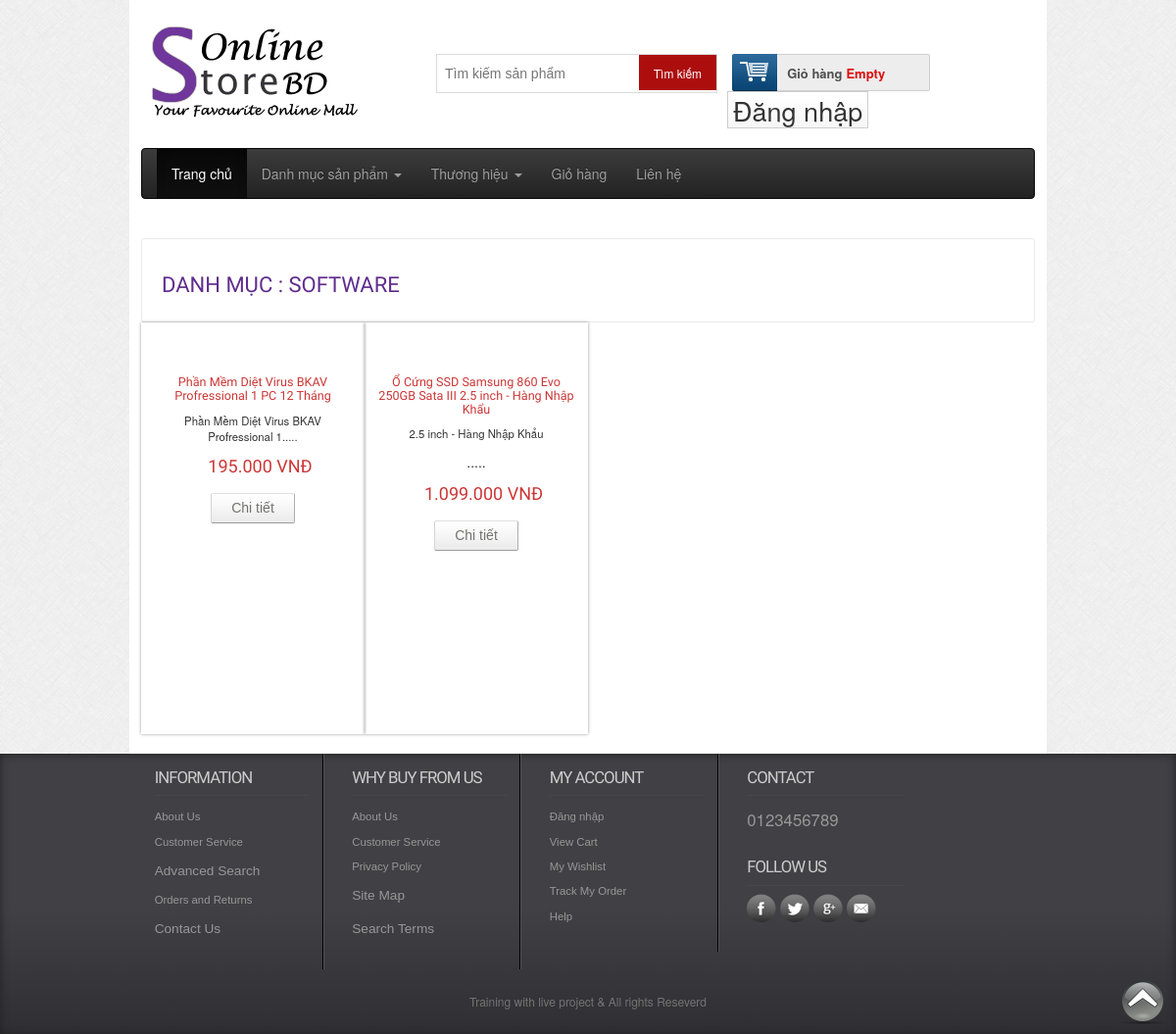
Screenshot of /productbycat.php?catid=7 with the database file from the repository.
### tables this page shows
CREATE TABLE `tbl_product` (
  `productId` int(11) NOT NULL,
  `productName` tinytext NOT NULL,
  `product_code` varchar(200) NOT NULL,
  `productQuantity` varchar(50) NOT NULL,
  `product_soldout` varchar(50) NOT NULL DEFAULT '0',
  `product_remain` varchar(50) NOT NULL,
  `catId` int(11) NOT NULL,
  `brandId` int(11) NOT NULL,
  `product_desc` text NOT NULL,
  `type` int(11) NOT NULL,
  `price` varchar(255) NOT NULL,
  `image` varchar(255) NOT NULL
);

CREATE TABLE `tbl_category` (
  `catId` int(11) NOT NULL,
  `catName` varchar(255) NOT NULL
);

### classes/category.php (called while the page is built, shortened)
<?php
	$filepath = realpath(dirname(__FILE__));
	include_once ($filepath.'/../lib/database.php');
	include_once ($filepath.'/../helpers/format.php');
?>
<?php
	class category
	{
		private $db;
		public function __construct()
		{
			$this->db = new Database();
		}
		public function get_product_by_cat($id){
			$query = "SELECT * FROM tbl_product WHERE catId='$id' order by catId desc LIMIT 8";
			$result = $this->db->select($query);
			return $result;
		}
		public function get_name_by_cat($id){
			$query = "SELECT tbl_product.*,tbl_category.catName,tbl_category.catId FROM tbl_product,tbl_category WHERE tbl_product.catId=tbl_category.catId AND tbl_product.catId ='$id' LIMIT 1";
			$result = $this->db->select($query);
			return $result;
		}
	}
?>

### lib/database.php (called while the page is built, shortened)
<?php
Class Database{
   public $host   = DB_HOST;
   public $user   = DB_USER;
   public $pass   = DB_PASS;
   public $dbname = DB_NAME;
   public $link;
private function connectDB(){
   $this->link = new mysqli($this->host, $this->user, $this->pass,
    $this->dbname);
 }
public function select($query){
  $result = $this->link->query($query) or
   die($this->link->error.__LINE__);
  if($result->num_rows > 0){
    return $result;
  } else {
    return false;
  }
 }
}

### helpers/format.php (called while the page is built, shortened)
<?php
class Format{
 public function textShorten($text, $limit = 400){
    $text = $text. " ";
    $text = substr($text, 0, $limit);
    $text = substr($text, 0, strrpos($text, ' '));
    $text = $text.".....";
    return $text;
 }
public function format_currency($n=0){
        $n=(string)$n;
        $n=strrev($n);
        $res='';
        for($i=0;$i<strlen($n);$i++){
            if($i%3==0 && $i!=0){
                $res.='.';
            }
            $res.=$n[$i];
        }
        $res=strrev($res);
        return $res;
    }
}
?>

### productbycat.php (the view, shortened to what this page needs)
<?php
	include 'inc/header.php';
?>
<?php
	if(!isset($_GET['catid']) || $_GET['catid']==NULL){
       echo "<script>window.location ='404.php'</script>";
    }else{
        $id = $_GET['catid'];
    }
?>
 <div class="main">
    <div class="content">
    	<?php
	     	 $name_cat = $cat->get_name_by_cat($id);
	      	 if($name_cat){
	      	 	while($result_name = $name_cat->fetch_assoc()){
	      	?>
    	<div class="content_top">
    		<div class="heading">
    		<h3>Danh mục : <?php echo $result_name['catName'] ?></h3>
    		</div>
    	</div>
    	<?php
			}}
			?>
	      <div class="section group">
	      	<?php
	      	 $productbycat = $cat->get_product_by_cat($id);
	      	 if($productbycat){
	      	 	while($result = $productbycat->fetch_assoc()){
	      	?>
				<div class="grid_1_of_4 images_1_of_4">
					 <h2><?php echo $result['productName'] ?></h2>
					 <p><?php echo $fm->textShorten($result['product_desc'],50); ?></p>
					 <p><span class="price"><?php echo $fm->format_currency($result['price'])." "."VNĐ" ?></span></p>
				     <div class="button"><span><a href="details.php?proid=<?php echo $result['productId'] ?>" class="details">Chi tiết</a></span></div>
				</div>
			<?php
			}
		}else{
			echo 'Danh mục hiện tại chưa có sản phẩm';
		}
			?>
			</div>
    </div>
 </div>
<?php
	include 'inc/footer.php';
 ?>

### css/style.css (style rules this page uses)
html,body,div,span,applet,object,iframe,h1,h2,h3,h4,h5,h6,p,blockquote,pre,a,abbr,acronym,address,big,cite,code,del,dfn,em,img,ins,kbd,q,s,samp,small,strike,strong,sub,sup,tt,var,b,u,i,dl,dt,dd,ol,nav ul,nav li,fieldset,form,label,legend,table,caption,tbody,tfoot,thead,tr,th,td,article,aside,canvas,details,embed,figure,figcaption,footer,header,hgroup,menu,nav,output,ruby,section,summary,time,mark,audio,video { margin:0;padding:0;border:0;font-size:100%;font:inherit;vertical-align:baseline; }
a { text-decoration:none; }
body { font-family:Arial, Helvetica, sans-serif; background:url(../images/body_bg3.jpg); }
.grid_1_of_4.images_1_of_4 { height: 420px; margin: auto; width: 25%; }
.section { clear: both; padding: 0px; margin: 0px; }
.group:before, .group:after { content:""; display:table; }
.group:after { clear:both; }
.group { zoom:1; }
.content { padding:20px 0; background:#FFF; }
.content h2 { font-size:23px; color:#6C6C6C; font-family: 'Monda', sans-serif; }
.content_top { padding:15px 20px; border:1px solid #EBE8E8; border-radius:3px; }
.heading { float:left; margin-right:10%; }
.heading h3 { font-family: 'Monda', sans-serif; font-size:22px; color:#602D8D; text-transform:uppercase; }
.grid_1_of_4 { display: block; float: left; margin: 1% 5px; box-shadow: 0px 0px 3px rgb(150, 150, 150); }
.grid_1_of_4:first-child { margin-left: 0; }
.images_1_of_4 { width: 23.9%; padding:1.5%; text-align: center; position:relative; }
.images_1_of_4 h2 { color: #CC3636; font-family: 'Monda', sans-serif; font-size:0.9em; font-weight : normal; }
.images_1_of_4 p { font-size:0.8125em; color: #333; }
.images_1_of_4 p span.price { font-size:18px; font-family: 'Monda', sans-serif; color: #CC3636; margin-left:15px; }
.images_1_of_4 .button { float: left; line-height: 1.9em; margin-top: 0.3em; width: 100%; }
.images_1_of_4 .button a { padding:7px 20px; font-size:0.8em; }
.images_1_of_4 .button a { font-family: "Trebuchet MS",Arial,Helvetica,sans-serif; font-size: 14px; line-height: 15px; text-transform: none; color: #737370; text-decoration: none!important; background: url(../images/button-bg.png) repeat-x 0 0 #E8E8E8; display: inline-block; border-left: 1px solid #D4D4D4!important; border-right: 1px solid #ADADAD!important; border-top: 1px solid #E0E0E0!important; border-bottom: 1px solid #9C9C9C!important; cursor: pointer!important; margin: 0 2px; border-radius: 2px; -moz-border-radius: 2px; -webkit-border-radius: 2px; -webkit-transition: all 0.5s ease; -moz-transition: all 0.5s ease; -o-transition: all 0.5s ease; transition: all 0.5s ease; }

### rows the page displays
tbl_product: catId.catName "SOFTWARE", productName "Phần Mềm Diệt Virus BKAV Profressional 1 PC 12 Tháng", product_desc "Phần Mềm Diệt Virus BKAV Profressional 1.....", price "195.000"
tbl_product: productName "Ổ Cứng SSD Samsung 860 Evo 250GB Sata III 2.5 inch - Hàng Nhập Khẩu", product_desc "2.5 inch - Hàng Nhập Khẩu .....", price "1.099.000"
